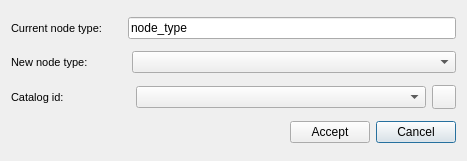
<?xml version="1.0" encoding="UTF-8"?>
<ui version="4.0">
 <class>dlg_nodetype_change</class>
 <widget class="QDialog" name="dlg_nodetype_change">
  <property name="geometry">
   <rect>
    <x>0</x>
    <y>0</y>
    <width>467</width>
    <height>161</height>
   </rect>
  </property>
  <property name="windowTitle">
   <string>Change node type</string>
  </property>
  <layout class="QGridLayout" name="gridLayout">
   <item row="3" column="0">
    <spacer name="horizontalSpacer_2">
     <property name="orientation">
      <enum>Qt::Horizontal</enum>
     </property>
     <property name="sizeType">
      <enum>QSizePolicy::Expanding</enum>
     </property>
     <property name="sizeHint" stdset="0">
      <size>
       <width>250</width>
       <height>20</height>
      </size>
     </property>
    </spacer>
   </item>
   <item row="3" column="2">
    <widget class="QPushButton" name="btn_cancel">
     <property name="sizePolicy">
      <sizepolicy hsizetype="Minimum" vsizetype="Fixed">
       <horstretch>0</horstretch>
       <verstretch>0</verstretch>
      </sizepolicy>
     </property>
     <property name="text">
      <string>Cancel</string>
     </property>
    </widget>
   </item>
   <item row="3" column="1">
    <widget class="QPushButton" name="btn_accept">
     <property name="sizePolicy">
      <sizepolicy hsizetype="Minimum" vsizetype="Fixed">
       <horstretch>0</horstretch>
       <verstretch>0</verstretch>
      </sizepolicy>
     </property>
     <property name="text">
      <string>Accept</string>
     </property>
    </widget>
   </item>
   <item row="1" column="0" colspan="3">
    <layout class="QHBoxLayout" name="horizontalLayout_2">
     <item>
      <widget class="QLabel" name="lbl_custom_node_type">
       <property name="font">
        <font>
         <pointsize>8</pointsize>
        </font>
       </property>
       <property name="frameShape">
        <enum>QFrame::NoFrame</enum>
       </property>
       <property name="frameShadow">
        <enum>QFrame::Raised</enum>
       </property>
       <property name="text">
        <string>New node type:</string>
       </property>
       <property name="margin">
        <number>3</number>
       </property>
      </widget>
     </item>
     <item>
      <spacer name="horizontalSpacer_3">
       <property name="orientation">
        <enum>Qt::Horizontal</enum>
       </property>
       <property name="sizeType">
        <enum>QSizePolicy::Fixed</enum>
       </property>
       <property name="sizeHint" stdset="0">
        <size>
         <width>38</width>
         <height>20</height>
        </size>
       </property>
      </spacer>
     </item>
     <item>
      <widget class="QComboBox" name="node_node_type_new">
       <property name="enabled">
        <bool>true</bool>
       </property>
       <property name="sizePolicy">
        <sizepolicy hsizetype="Expanding" vsizetype="Fixed">
         <horstretch>0</horstretch>
         <verstretch>0</verstretch>
        </sizepolicy>
       </property>
       <property name="frame">
        <bool>true</bool>
       </property>
      </widget>
     </item>
    </layout>
   </item>
   <item row="0" column="0" colspan="3">
    <layout class="QHBoxLayout" name="horizontalLayout">
     <item>
      <widget class="QLabel" name="lbl_node_type">
       <property name="font">
        <font>
         <pointsize>8</pointsize>
        </font>
       </property>
       <property name="frameShape">
        <enum>QFrame::NoFrame</enum>
       </property>
       <property name="frameShadow">
        <enum>QFrame::Raised</enum>
       </property>
       <property name="text">
        <string>Current node type:</string>
       </property>
       <property name="margin">
        <number>3</number>
       </property>
       <property name="textInteractionFlags">
        <set>Qt::LinksAccessibleByMouse</set>
       </property>
      </widget>
     </item>
     <item>
      <spacer name="horizontalSpacer">
       <property name="orientation">
        <enum>Qt::Horizontal</enum>
       </property>
       <property name="sizeType">
        <enum>QSizePolicy::Fixed</enum>
       </property>
       <property name="sizeHint" stdset="0">
        <size>
         <width>20</width>
         <height>20</height>
        </size>
       </property>
      </spacer>
     </item>
     <item>
      <widget class="QLineEdit" name="node_node_type">
       <property name="text">
        <string>node_type</string>
       </property>
      </widget>
     </item>
    </layout>
   </item>
   <item row="2" column="0" colspan="3">
    <layout class="QHBoxLayout" name="horizontalLayout_3">
     <item>
      <widget class="QLabel" name="lbl_catalog_id">
       <property name="sizePolicy">
        <sizepolicy hsizetype="Maximum" vsizetype="Preferred">
         <horstretch>0</horstretch>
         <verstretch>0</verstretch>
        </sizepolicy>
       </property>
       <property name="font">
        <font>
         <pointsize>8</pointsize>
        </font>
       </property>
       <property name="frameShape">
        <enum>QFrame::NoFrame</enum>
       </property>
       <property name="frameShadow">
        <enum>QFrame::Raised</enum>
       </property>
       <property name="text">
        <string>Catalog id:</string>
       </property>
       <property name="margin">
        <number>3</number>
       </property>
      </widget>
     </item>
     <item>
      <spacer name="horizontalSpacer_4">
       <property name="orientation">
        <enum>Qt::Horizontal</enum>
       </property>
       <property name="sizeType">
        <enum>QSizePolicy::Fixed</enum>
       </property>
       <property name="sizeHint" stdset="0">
        <size>
         <width>66</width>
         <height>20</height>
        </size>
       </property>
      </spacer>
     </item>
     <item>
      <widget class="QComboBox" name="node_nodecat_id"/>
     </item>
     <item>
      <widget class="QPushButton" name="btn_catalog">
       <property name="sizePolicy">
        <sizepolicy hsizetype="Minimum" vsizetype="Fixed">
         <horstretch>0</horstretch>
         <verstretch>0</verstretch>
        </sizepolicy>
       </property>
       <property name="minimumSize">
        <size>
         <width>24</width>
         <height>24</height>
        </size>
       </property>
       <property name="maximumSize">
        <size>
         <width>24</width>
         <height>24</height>
        </size>
       </property>
       <property name="text">
        <string/>
       </property>
       <property name="iconSize">
        <size>
         <width>24</width>
         <height>24</height>
        </size>
       </property>
      </widget>
     </item>
    </layout>
   </item>
  </layout>
 </widget>
 <tabstops>
  <tabstop>node_node_type</tabstop>
 </tabstops>
 <resources/>
 <connections/>
</ui>
